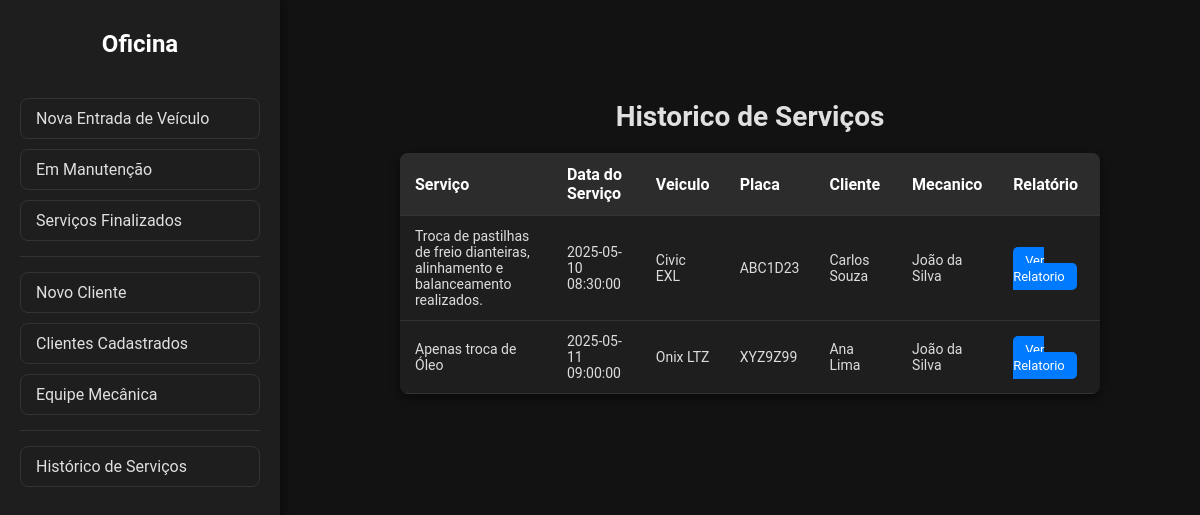
The app's page /Visao/ListarServicos.php, older data.
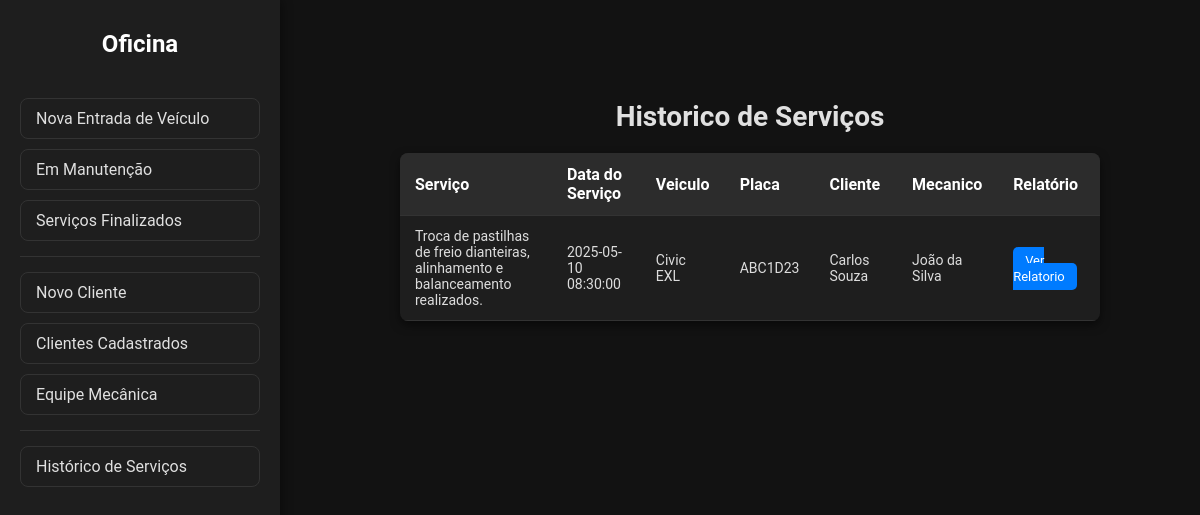
The same page, newer data.
### tables this page shows
create table servico (
idServico int auto_increment primary key,
idMecanico int,
idCarro int,
descricao TEXT,
dataServico datetime default current_timestamp,

foreign key (idMecanico) references mecanico(idMecanico),
foreign key (idCarro) references carro(idCarro)
);

create table carro (
idCarro int auto_increment primary key,
idCliente int,
modelo varchar(120) not null,
fabricante varchar(40) not null,
ano smallint not null check (ano >= 1886),
placa varchar(80) not null unique,
cor varchar(50) not null,
caracteristicas TEXT,
imagem VARCHAR(255),
status ENUM('Manutencao', 'Finalizado') DEFAULT 'Manutencao',
dataCadastro datetime default current_timestamp,

foreign key (idCliente) references cliente(idCliente)
);

create table cliente (
idCliente int auto_increment primary key,
nome varchar(80) not null,
telefone varchar(80) not null,
email varchar(120) not null,
cpf varchar(14) not null unique,
endereco varchar(200) not null,
dataCadastro datetime default current_timestamp
);

create table mecanico (
idMecanico int auto_increment primary key,
idUsuario int not null,
nome varchar(80) not null,
telefone varchar(20) not null,
dataCadastro datetime default current_timestamp,

foreign key (idUsuario) references usuario(idUsuario)
);

### Modelo/DAO/ClassServicoDAO.php (called while the page is built, shortened)
<?php
class ClassServicoDAO
{
    public function listarServicosJoin()
    {
        try {
            $pdo = Conexao::getInstance();
            $sql = "SELECT s.descricao,
            s.dataServico,
            s.idServico,
            c.modelo,
            c.placa,
            cli.nome,
            mec.nome as mecanico
            from servico s
            inner join carro c on s.idCarro = c.idCarro
            inner join cliente cli on c.idCliente = cli.idCliente
            inner join mecanico mec on s.idMecanico = mec.idMecanico;";
            $stmt = $pdo->prepare($sql);
            $stmt->execute();
            return $stmt->fetchAll(PDO::FETCH_ASSOC);
        } catch (PDOException $exc) {
            echo $exc->getMessage();
        }
    }
}

### Visao/ListarServicos.php (the view, shortened to what this page needs)
<!DOCTYPE html>
<html lang="pt-BR">
<head>
    <link rel="stylesheet" href="css/clientes.css">
</head>
<body>
    <h1>Historico de Serviços</h1>
    <?php
    include 'Menu.php';
    ?>
    <table class="tabela-clientes">
        <thead>
            <tr>
                <th>Serviço</th>
                <th>Data do Serviço</th>
                <th>Veiculo</th>
                <th>Placa</th>
                <th>Cliente</th>
                <th>Mecanico</th>
                <th>Relatório</th>
            </tr>
        </thead>
        <tbody>
            <?php
            require_once "../Modelo/DAO/ClassServicoDAO.php";
            $classServicoDAO = new ClassServicoDAO();
            $servicos = $classServicoDAO->listarServicosJoin();
            foreach ($servicos as $servico) {
                echo '<tr>';
                echo '<td>' . $servico['descricao'] . '</td>';
                echo '<td>' . $servico['dataServico'] . '</td>';
                echo '<td>' . $servico['modelo'] . '</td>';
                echo '<td>' . $servico['placa'] . '</td>';
                echo '<td>' . $servico['nome'] . '</td>';
                echo '<td>' . $servico['mecanico'] . '</td>';
                echo '<td>
                <a href="ListarRelatorio.php?idex=' .$servico['idServico'] . '"class="btn btn-editar">Ver Relatorio</a>
                </td>';
                echo '</tr>';
            }
            ?>
        </tbody>
    </table>
</body>
</html>

### Visao/Menu.php (shortened to what this page needs)
<!DOCTYPE html>
<html lang="en">
<head>
    <link href="css/menu.css" rel="stylesheet">
</head>
<body>
<div class="sidebar">
    <h1>Oficina</h1>
    <ul>
        <li><a href="CadastroCarro.php" class="menu-button">Nova Entrada de Veículo</a></li>
        <li><a href="ListarCarros.php" class="menu-button">Em Manutenção</a></li>
        <li><a href="ListarFinalizados.php" class="menu-button">Serviços Finalizados</a></li>
        <hr>
        <li><a href="CadastroCliente.php" class="menu-button">Novo Cliente</a></li>
        <li><a href="ListarClientes.php" class="menu-button">Clientes Cadastrados</a></li>
        <li><a href="" class="menu-button">Equipe Mecânica</a></li>
        <hr>
        <li><a href="ListarServicos.php" class="menu-button">Histórico de Serviços</a></li>
    </ul>
</div>
</body>
</html>

### Visao/css/clientes.css (style rules this page uses)
* { box-sizing: border-box; font-family: 'Roboto', sans-serif; margin: 0; padding: 0; }
body { background-color: #121212; color: #e0e0e0; padding: 100px; margin-left: 300px; }
h1 { margin-bottom: 20px; font-size: 28px; text-align: center; }
.tabela-clientes { width: 100%; border-collapse: collapse; background-color: #1e1e1e; border-radius: 8px; overflow: hidden; box-shadow: 0 4px 10px rgba(0, 0, 0, 0.5); }
.tabela-clientes th, .tabela-clientes td { padding: 12px 15px; text-align: left; border-bottom: 1px solid #333; }
.tabela-clientes th { background-color: #2c2c2c; color: #ffffff; }
.tabela-clientes td { color: #dddddd; font-size: 14px; }
.btn { padding: 6px 12px; border: none; border-radius: 5px; cursor: pointer; font-size: 13px; margin-right: 6px; }
.btn-editar { background-color: #007bff; color: white; text-decoration: none; }

### Visao/css/menu.css (style rules this page uses)
.sidebar { position: fixed; top: 0; left: 0; height: 100vh; width: 280px; background-color: #1e1e1e; padding: 30px 20px; display: flex; flex-direction: column; gap: 20px; box-shadow: 2px 0 10px rgba(0, 0, 0, 0.4); box-sizing: border-box; font-family: 'Roboto', sans-serif; }
.sidebar h1 { color: #ffffff; font-size: 24px; margin-bottom: 20px; text-align: center; }
.sidebar ul { list-style: none; padding: 0; margin: 0; flex-grow: 1; }
.sidebar li { margin-bottom: 10px; }
.menu-button { display: block; padding: 10px 15px; background-color: transparent; border: 1px solid #333; border-radius: 8px; color: #e0e0e0; font-size: 16px; text-align: left; cursor: pointer; text-decoration: none; transition: all 0.2s ease; }
.sidebar hr { border: none; border-top: 1px solid #333; margin: 15px 0; }

Row changes from the older to the newer data that the page shows:
removed servico: descricao "Apenas troca de Óleo", dataServico "2025-05-11 09:00:00", idCarro.modelo "Onix LTZ", idCarro.placa "XYZ9Z99", cliente.nome "Ana Lima", idMecanico.nome "João da Silva"
